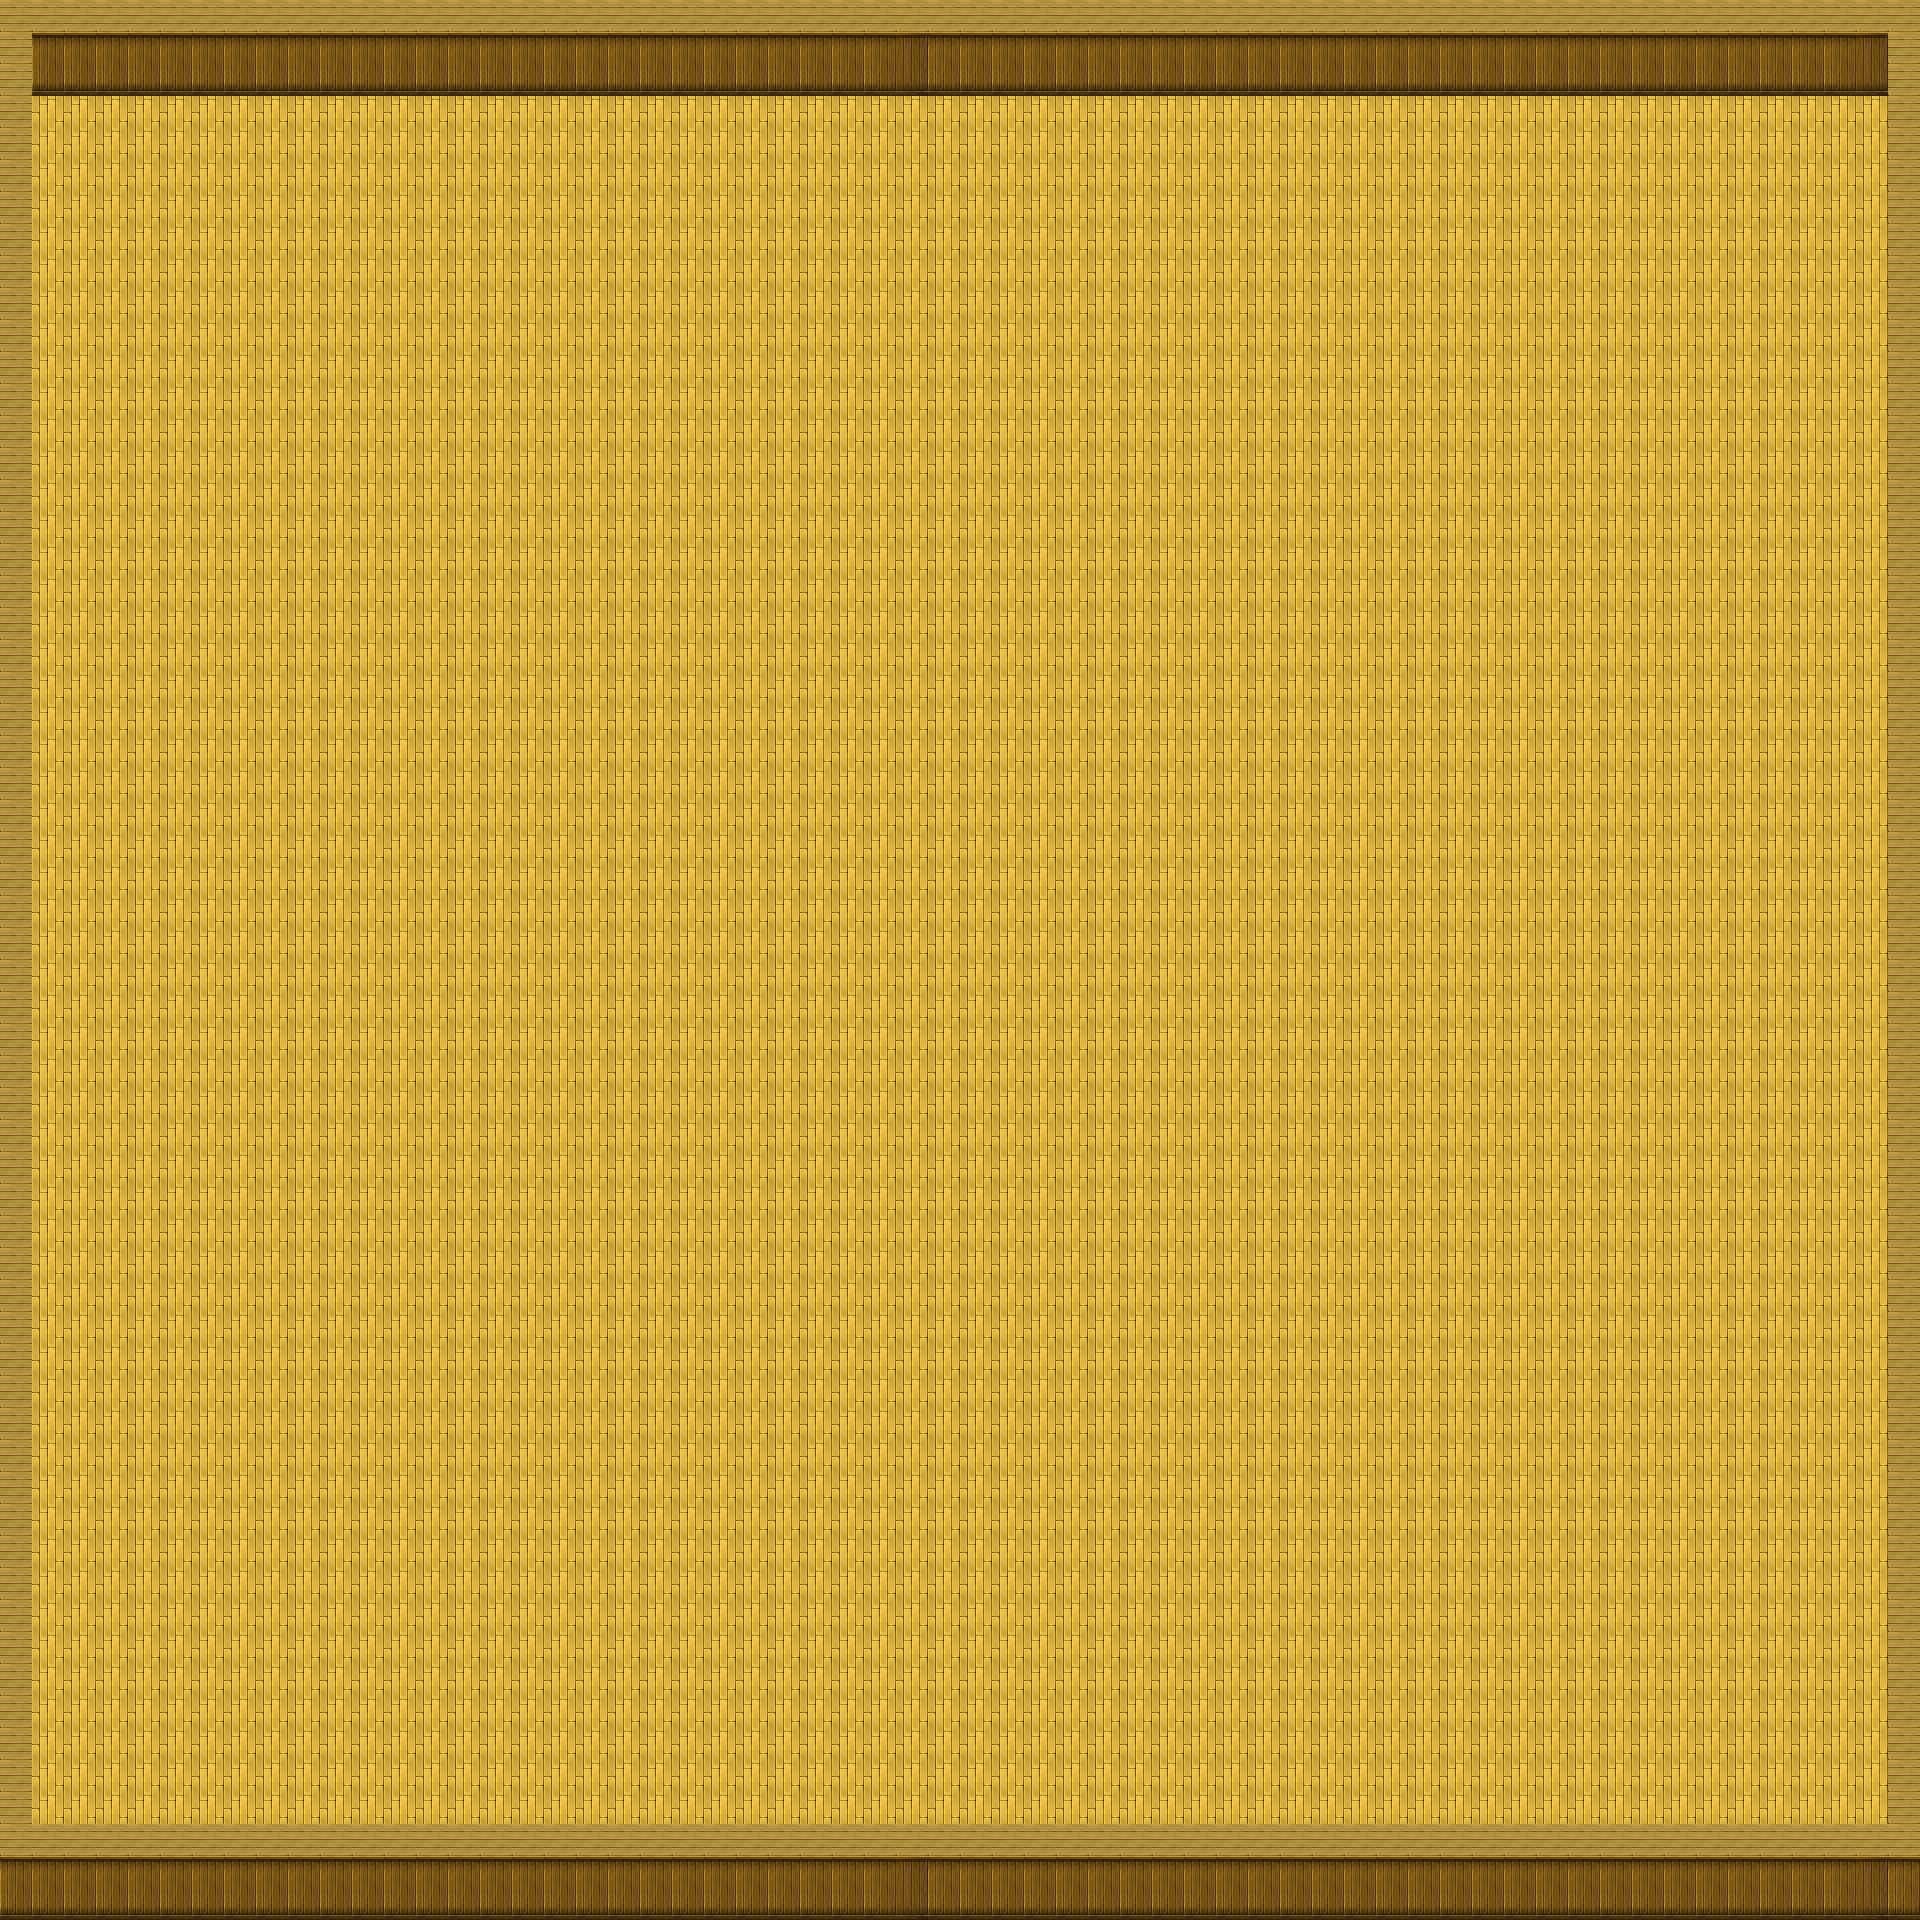

Tiled map render using the project's own tile images. Description and the map definition, with tile-layer contents summarised, below:
An orthogonal 60x60 tile map with 32x32 px tiles, 2 tile layers (passable, inpassable), 2 tilesets.

<map version="1.0" orientation="orthogonal" width="60" height="60" tilewidth="32" tileheight="32">
 <tileset firstgid="1" name="Inside_A4" tilewidth="32" tileheight="32">
  <image source="Inside_A4.png" width="512" height="480" />
 </tileset>
 <tileset firstgid="241" name="Inside_A2" tilewidth="32" tileheight="32">
  <image source="Inside_A2.png" width="512" height="384" />
 </tileset>
 <layer name="passable" width="60" height="60">
  <data>[3600 cells, 3304 non-empty, 1 distinct tile ids]</data>
 </layer>
 <layer name="inpassable" width="60" height="60">
  <data>[3600 cells, 468 non-empty, 5 distinct tile ids]</data>
 </layer>
</map>
